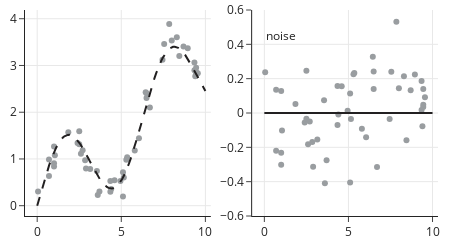

Source (notebook cell):
### Markdown cell above
We can plot our data, and since we know the true signal, we can find the errors and plot them too:

### Code cell
x_full = np.linspace(0, 10, num=100)
y_true = g(x_full)
pewter = "rgba(153, 157, 160, 1)"
charcoal = "rgba(34, 32, 33, 1)"

fig = make_subplots(rows=1, cols=2)

fig.add_trace(
    go.Scatter(x=xs, y=ys, mode="markers", line_color=pewter), row=1, col=1
)

fig.add_trace(
    go.Scatter(x=x_full, y=y_true, line_dash="dash", line_color=charcoal),
    row=1,
    col=1,
)

fig.add_trace(
    go.Scatter(x=xs, y=noise, mode="markers", line_color=pewter), row=1, col=2
)

fig.add_trace(
    go.Scatter(x=[0, 10], y=[0, 0], mode="lines", line_color=charcoal),
    row=1,
    col=2,
)

fig.add_annotation(x=1, y=0.45, text="noise", showarrow=False, row=1, col=2)

fig.update_yaxes(range=[-0.6, 0.6], row=1, col=2)
fig.update_layout(height=250, width=450, showlegend=False)
fig.show()
